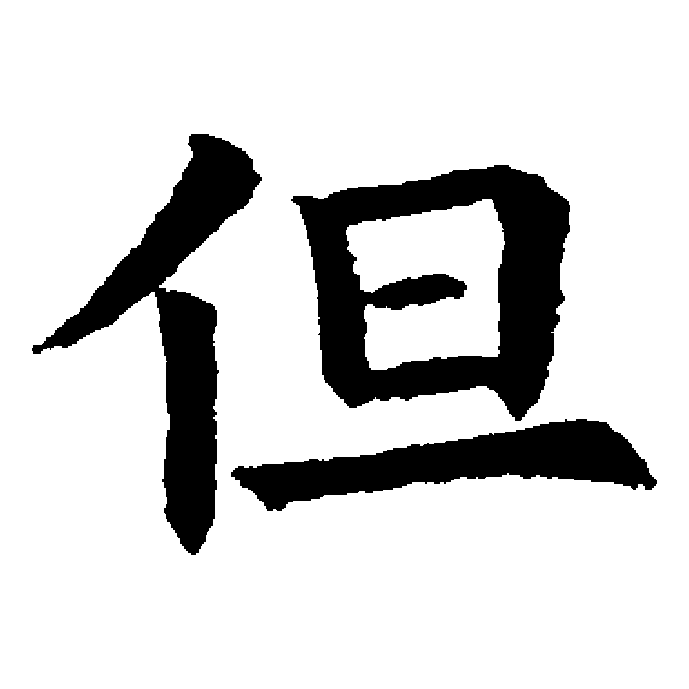
#> input picture src_resize.png, 689 x 689 px
$ python GrahamScanTest.py
#> lines starting #> are read from the running program, lines starting #| are printed output that depends on the picture; after the words box and inside, x2 and y2 are one past the last pixel; in counts of white or black regions, pixels touching at a corner belong together
import numpy as np
import matplotlib.pyplot as plt
import cv2


# Function to konw if we have a CCW turn
def RightTurn(p1, p2, p3):
    if (p3[1]-p1[1]) * (p2[0]-p1[0]) >= (p2[1]-p1[1])*(p3[0]-p1[0]):
        return False
    return True

# main algorithm
def GrahamScan(P):

    P.sort()
    L_upper = [P[0], P[1]]
    # Compute the upper part of the hull
    for i in range(2, len(P)):
        L_upper.append(P[i])
        while len(L_upper) > 2 and not RightTurn(L_upper[-1], L_upper[-2], L_upper[-3]):
            del L_upper[-2]
    L_lower = [P[-1], P[-2]]
    # compute the lower part of the hull
    for i in range(len(P)-3, -1, -1):
        L_lower.append(P[i])
        while len(L_lower) > 2 and not RightTurn(L_lower[-1], L_lower[-2], L_lower[-3]):
            del L_lower[-2]

    del L_lower[0]
    del L_lower[-1]
    L = L_upper + L_lower
    return np.array(L)

def main():

    N = 100

    src_path = "../src_resize.png"
    tag_path = "../tag_resize.png"

    src_img = cv2.imread(src_path, 0)
#> src_img is the input picture: shape (689, 689); min 0, max 255, mean 213.2
    tag_img = cv2.imread(tag_path, 0)
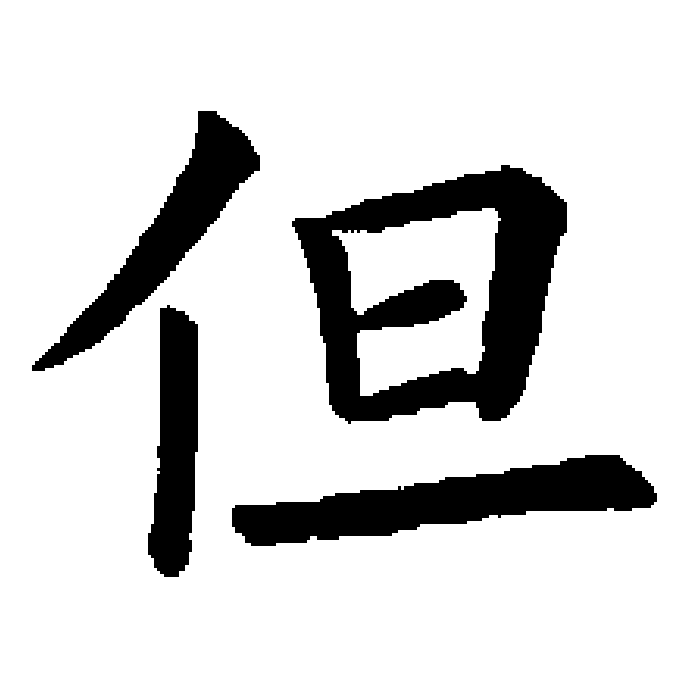
#> input picture tag_resize.png, 689 x 689 px
#> tag_img: shape (689, 689); 84.1% white; 4 black regions, box (x1, y1, x2, y2) and area: (292, 165, 567, 424) 33359, (232, 455, 657, 546) 18565, (32, 111, 260, 371) 13559, (148, 305, 198, 577) 10014

    _, src_img = cv2.threshold(src_img, 127, 255, cv2.THRESH_BINARY)
#> src_img: shape (689, 689); 83.6% white; 3 black regions, box (x1, y1, x2, y2) and area: (291, 165, 570, 421) 34670, (32, 134, 262, 555) 25411, (231, 419, 657, 511) 17702
    _, tag_img = cv2.threshold(tag_img, 127, 255, cv2.THRESH_BINARY)

    # src convex hull
    P = []
    for y in range(src_img.shape[0]):
        for x in range(src_img.shape[1]):
            if src_img[y][x] == 0.0:
                P.append((x, src_img.shape[0] - y))

    # P = [(np.random.randint(0, 300), np.random.randint(0, 300)) for i in range(N)]
    L = GrahamScan(P)
    P = np.array(P)

    # plot figure
    plt.figure()
    plt.plot(L[:, 0], L[:, 1], 'b-', picker=1)
    plt.plot([L[-1, 0], L[0, 0]], [L[-1, 1], L[0, 1]], 'b-', picker=1)
    plt.plot(P[:, 0], P[:, 1], '.r')
    plt.axis('off')
    plt.show()
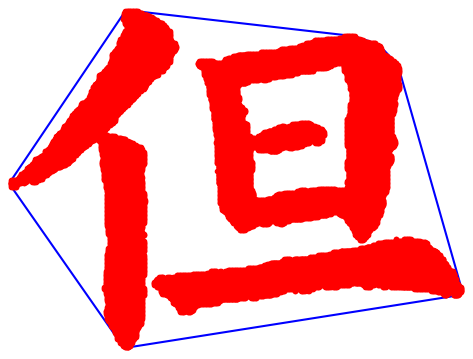
#> figure drawn by matplotlib, 1 panel

if __name__ == '__main__':
    main()
